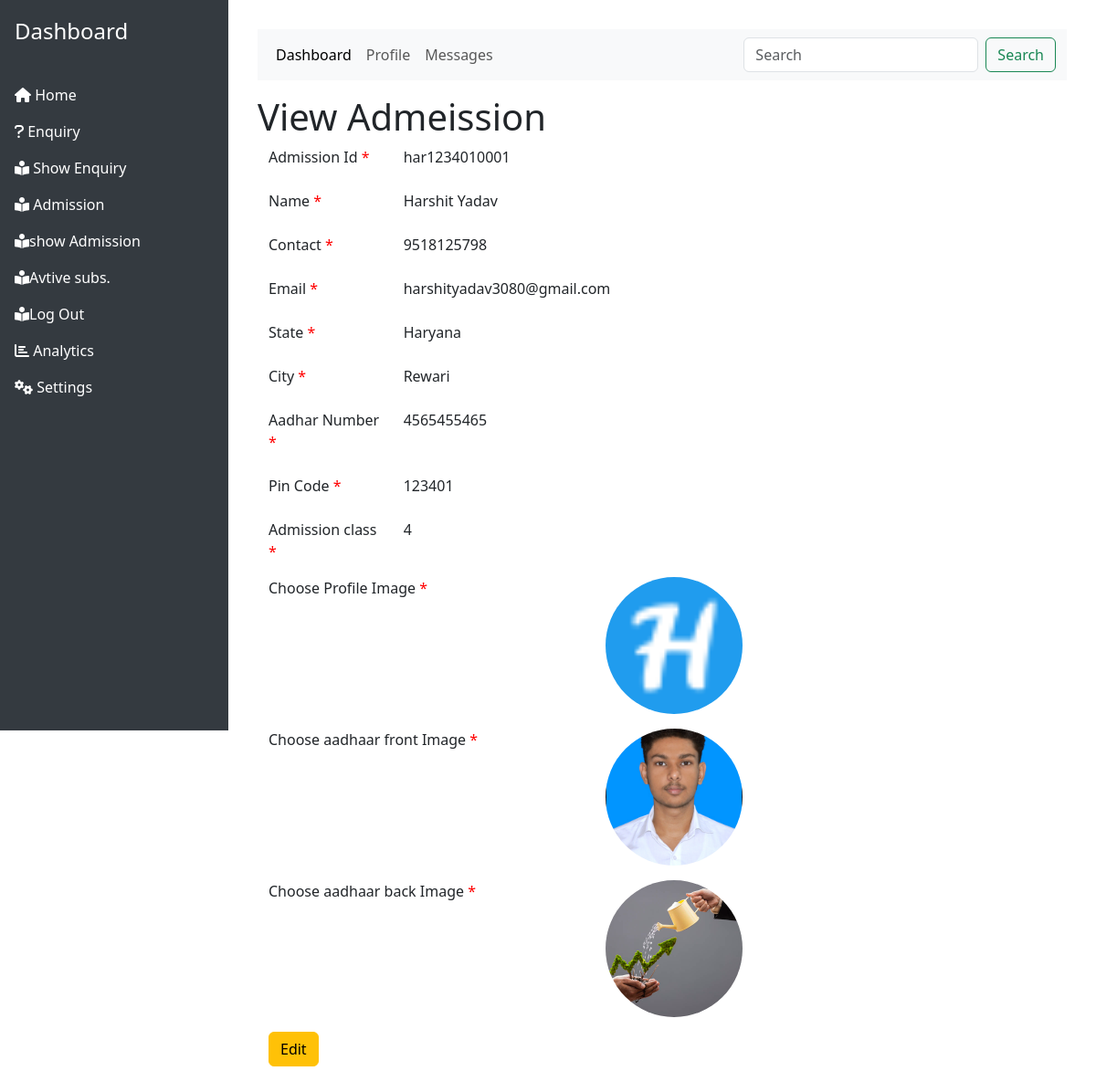
The page /view_admission.php?view=har1234010001 (signed in) on the database its author committed.
### tables this page shows
CREATE TABLE `student` (
  `admission_id` varchar(13) NOT NULL,
  `gsn` int(11) NOT NULL,
  `name` varchar(20) DEFAULT NULL,
  `contact` varchar(20) DEFAULT NULL,
  `email` varchar(60) DEFAULT NULL,
  `state` varchar(20) DEFAULT NULL,
  `city` varchar(20) DEFAULT NULL,
  `aadharnumber` varchar(12) DEFAULT NULL,
  `pin` varchar(20) DEFAULT NULL,
  `study` varchar(20) DEFAULT NULL,
  `image` varchar(100) NOT NULL,
  `aadhaarfront` varchar(100) NOT NULL,
  `aadhaarback` varchar(100) NOT NULL
);

### dao.php (called while the page is built, shortened)
<?php
$servername = "localhost";
$username = "root";
$password = "";
$dbname = "lib";
$conn = mysqli_connect($servername, $username, $password, $dbname);
function query($sql)
{
    global $conn;
    $result = mysqli_query($conn, $sql);
    return $result;
}
function fetch($result)
{
    return mysqli_fetch_assoc($result);
}
function select_By_Id($table, $id, $name)
{
    $aql = "select * from $table where $id=$name";
    $result = query($aql);
    return $rows = fetch($result);
}

### view_admission.php (the view, shortened to what this page needs)
<?php
if(isset($_SESSION['people'])){
?>
<?php require_once("dao.php"); ?>
<?php require_once("header.php"); ?>
<?php
if (isset($_GET['view'])) {
    $id = $_GET['view'];
    $row = select_By_Id("student", "admission_id", "'$id'");
}
?>
<div class="contaier-fluid">
    <h1 class="mt-3">View Admeission</h1>
    <div class="container">
        <form class="" method="post" enctype="multipart/form-data" action="admission_controller.php">
            <div class="mb-3 row ">
                <div class="col-2">
                    <label for="name" class="form-label">Admission Id <span class="required">*</span></label>
                </div>
                <div class="col-10">
                    <label for="name" class="form-label"><?php echo $row['admission_id']; ?></label>
                </div>
            </div>
            <div class="mb-3 row">
                <div class="col-2">
                    <label for="name" class="form-label">Name <span class="required">*</span></label>
                </div>
                <div class="col-10">
                    <label for="name" class="form-label"><?php echo $row['name']; ?></label>
                </div>
            </div>
            <div class="mb-3 row">
                <div class="col-2">
                    <label for="contact">Contact <span class="required">*</span></label>
                </div>
                <div class="col-10">
                    <label for="name" class="form-label"><?php echo $row['contact']; ?></label>
                </div>
            </div>
            <div class="mb-3 row">
                <div class="col-2">
                    <label for="email" class="form-label">Email <span class="required">*</span></label>
                </div>
                <div class="col-10">
                    <label for="name" class="form-label"><?php echo $row['email']; ?></label>
                </div>
            </div>
            <div class="mb-3 row">
                <div class="col-2">
                    <label for="state">State <span class="required">*</span></label>
                </div>
                <div class="col-10">
                    <label for="name" class="form-label"><?php echo $row['state']; ?></label>
                </div>
            </div>
            <div class="mb-3 row">
                <div class="col-2">
                    <label for="city" class="form-label">City <span class="required">*</span></label>
                </div>
                <div class="col-10">
                    <label for="name" class="form-label"><?php echo $row['city']; ?></label>
                </div>
            </div>
            <div class="mb-3 row">
                <div class="col-2">
                    <label for="aadharnumber" class="form-label">Aadhar Number <span class="required">*</span></label>
                </div>
                <div class="col-10">
                    <label for="name" class="form-label"><?php echo $row['aadharnumber']; ?></label>
                </div>
            </div>
            <div class="mb-3 row">
                <div class="col-2">
                    <label for="pin" class="form-label">Pin Code <span class="required">*</span></label>
                </div>
                <div class="col-10">
                    <label for="name" class="form-label"><?php echo $row['pin']; ?></label>
                </div>
            </div>
            <div class="mb-3 row">
                <div class="col-2">
                    <label for="study">Admission class <span class="required">*</span></label>
                </div>
                <div class="col-10">
                    <label for="name" class="form-label"><?php echo $row['study']; ?></label>
                </div>
            </div>
            <div class="mb-3 row">
                <div class="col-5">
                    <label for="image" class="form-label">Choose Profile Image <span class="required">*</span></label>
                </div>
                <div class="col-5">
                    <img alt="" id="showimage" src="<?php echo "saved photo/" . $row['image'] ?>" class="profile-image">
                </div>
            </div>
            <div class="mb-3 row">
                <div class="col-5">
                    <label for="aadhaarfront" class="form-label">Choose aadhaar front Image <span class="required">*</span></label>
                </div>
                <div class="col-5">
                    <img alt="" id="aadhaarfrontpreview" class="profile-image" src="<?php echo "saved photo/" . $row['aadhaarfront']; ?>">
                </div>
            </div>
            <div class="mb-3 row">
                <div class="col-5">
                    <label for="aadhaarfront" class="form-label">Choose aadhaar back Image <span class="required">*</span></label>
                </div>
                <div class="col-5">
                    <img alt="" id="aadhaarfrontpreview" class="profile-image" src="<?php echo "saved photo/" . $row['aadhaarback']; ?>">
                </div>
            </div>
            <a href="edit_admission.php?edit=<?php echo $id; ?>" class="btn btn-warning ">Edit</a>
    </div>
</div>
<?php
}else{
  header("location:login.php?error=please login first");
}
?>

### header.php (shortened to what this page needs)
<!DOCTYPE html>
<html lang="en">
<head>
  <link href="https://cdn.jsdelivr.net/npm/bootstrap@5.3.0-alpha1/dist/css/bootstrap.min.css" rel="stylesheet">
  <link href="https://cdnjs.cloudflare.com/ajax/libs/font-awesome/6.0.0-beta3/css/all.min.css" rel="stylesheet">
</head>
<body>
  <div class="sidebar">
    <div class="sidebar-brand">Dashboard</div>
    <ul class="nav flex-column sidebar-nav">
      <li class="nav-item">
        <a class="nav-link" href="index.php"><i class="fas fa-home"></i> Home</a>
      </li>
      <li class="nav-item">
        <a class="nav-link" href="enquiry.php"><i class="fas fa-question"></i> Enquiry</a>
      </li>
      <li class="nav-item">
        <a class="nav-link" href="showenquiry.php"><i class="fas fa-book-reader"></i> Show Enquiry</a>
      </li>
      <li class="nav-item">
        <a class="nav-link" href="admission.php"><i class="fas fa-book-reader"></i> Admission</a>
      </li>
      <li class="nav-item">
        <a class="nav-link" href="showadmission.php"><i class="fas fa-book-reader"></i>show Admission</a>
      </li>
      <li class="nav-item">
        <a class="nav-link" href="active_sub.php"><i class="fas fa-book-reader"></i>Avtive subs.</a>
      </li>
      <li class="nav-item">
        <a class="nav-link" href="logout.php"><i class="fas fa-book-reader"></i>Log Out</a>
      </li>
      <li class="nav-item">
        <a class="nav-link" href="#"><i class="fas fa-chart-bar"></i> Analytics</a>
      </li>
      <li class="nav-item">
        <a class="nav-link" href="#"><i class="fas fa-cogs"></i> Settings</a>
      </li>
    </ul>
  </div>
  <div class="content">
    <nav class="navbar navbar-expand-lg navbar-light bg-light">
      <div class="container-fluid">
        <div class="collapse navbar-collapse" id="navbarSupportedContent">
          <ul class="navbar-nav me-auto mb-2 mb-lg-0">
            <li class="nav-item">
              <a class="nav-link active" aria-current="page" href="#">Dashboard</a>
            </li>
            <li class="nav-item">
              <a class="nav-link" href="#">Profile</a>
            </li>
            <li class="nav-item">
              <a class="nav-link" href="#">Messages</a>
            </li>
          </ul>
          <form class="d-flex">
            <input class="form-control me-2" type="search" placeholder="Search" aria-label="Search">
            <button class="btn btn-outline-success" type="submit">Search</button>
          </form>
        </div>
      </div>
    </nav>

### header.php (style rules this page uses)
.sidebar { position: fixed; top: 0; left: 0; height: 100vh; width: 250px; background-color: #343a40; }
.sidebar-brand { padding: 1rem; color: #fff; font-size: 1.5rem; }
.sidebar-nav { padding-top: 1rem; }
.sidebar-nav .nav-link { color: #fff; }
.content { margin-left: 250px; padding: 2rem; }
.required { color: red; }
.profile-image { width: 150px; height: 150px; border-radius: 50%; object-fit: cover; }

### rows shown on the page
student: admission_id "har1234010001", name "Harshit Yadav", contact "9518125798", email "harshityadav3080@gmail.com", state "Haryana", city "Rewari", aadharnumber "4565455465", pin "123401", study "4", image (picture), aadhaarfront (picture), aadhaarback (picture)
